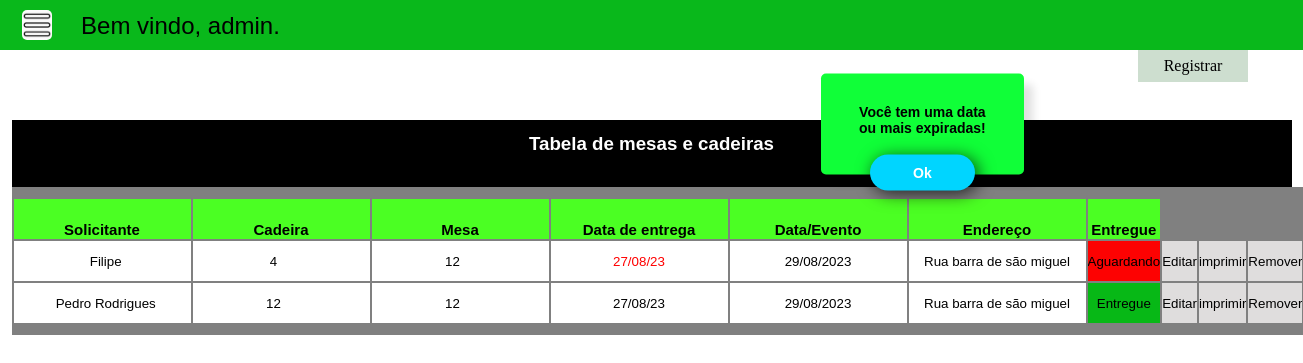
/main (signed in), run on the app's committed database.
### tables this page shows
CREATE TABLE `dados` (
  `id` int(11) NOT NULL,
  `Solicitante` varchar(255) NOT NULL,
  `Mesas` int(255) NOT NULL,
  `Cadeiras` int(255) NOT NULL,
  `Datas` varchar(255) NOT NULL,
  `Data/Evento` varchar(255) NOT NULL,
  `Endereco` varchar(255) NOT NULL,
  `Entregue` varchar(255) NOT NULL
);

### classes/mysql.php (called while the page is built)
<?php
	class MySql{
		private static $pdo;
		public static function conectar(){
			if(self::$pdo == null){
				try{
				self::$pdo = new PDO('mysql:host='.HOST.';dbname='.DATABASE,USER,PASSWORD,array(PDO::MYSQL_ATTR_INIT_COMMAND => "SET NAMES utf8"));
				self::$pdo->setAttribute(PDO::ATTR_ERRMODE,PDO::ERRMODE_EXCEPTION);
				}catch(Exception $e){
					echo '<h2>Erro ao conectar</h2>';
				}
			}
			return self::$pdo;
		}
	}
?>

### paginas/tabelaadm.php (the view, shortened to what this page needs)
<div class="tabela">
                <h3>Tabela de mesas e cadeiras</h3>
                <table>
                    <tr>
                        <th class="th">Solicitante</th>
                        <th class="th">Cadeira</th>
                        <th class="th">Mesa</th>
                        <th class="th">Data de entrega</th>
                        <th class="th">Data/Evento</th>
                        <th class="tablendere">Endereço</th>
                        <th class="th">Entregue</th>
                    </tr>
                    <?php
                        $sql3 = MySql::conectar()->prepare("SELECT * FROM `dados`");
                        $sql3->execute();
                        $tabela = $sql3->fetchAll();
                    ?>
                        <?php
                            foreach ($tabela as $key => $value){
                        ?>
                            <form action="" method="POST" class="formsele">
                                        <tr>
                                            <td><input class="sla" type="text" name="solicitante" value=" <?php echo $value['Solicitante']; ?>"></td>
                                            <td><input class="sla" type="number" name="cadeiras" value="<?php echo $value['Cadeiras'];?>"></td>
                                            <td><input class="sla" type="number" name="mesas" value="<?php echo $value['Mesas'];?>"></td>
                                            <td><?php dataexpirou($value['Datas'], $value['Entregue'], $value['Solicitante']); ?></td>
                                            <td><input class="sla" type="text" name="dataevento" value="<?php echo $value['Data/Evento'];?>"></td>
                                            <td class="tablendere"><input class="sla" type="text" name="endereco" value="<?php echo $value['Endereco'];?>"></td>
                                            <td>
                                                <input type="submit" value="<?php echo $value['Entregue']; ?>" name="entregue"/>
                                            </td>
                                            <td>
                                                <input type="submit" value="Editar" name="editar"/>
                                            </td>
                                            <td>
                                                <input type="submit" value="imprimir" name="imprimir"/>
                                            </td>
                                            <td>
                                                <input type="submit" value="Remover" name="remover"/>
                                            </td>
                                        </tr>
                                    </form>
                        <?php } ?>
                </table>
            </div>

### index.php
<?php
	include('config.php');
    $url = isset($_GET['url']) ? $_GET['url'] : 'login';
    if(file_exists('paginas/'.$url.'.php')){
        include('paginas/'.$url.'.php');
    }elseif ($url == "painel") {
		include('paginas/painel/index.php');
	}else{
		echo'<html>Essa pagina não existe volte <a href="'.INCLUDE_PATH.'login">Volte</a></html>'
	;}
 ?>

### paginas/main.php (shortened to what this page needs)
<html>
    <head>
        <link href="css/style.css" rel="stylesheet" />
    </head>
    <header>
        <div class="painel-login-mains">
            <div class="center">
                <div id="asb" style='background-color:white;'></div>
                <h2 class="user">
                    <?php echo "Bem vindo, ".$_SESSION['user'];?>.
                </h2>
            </div>
        </div>
        <div class="div-botao-formregistro">Registrar</div>
    </header>
    <body>
        <?php
            if ($_SESSION['user'] == 'admin') {
                include("tabelaadm.php");
            }else{
                include("tabelauser.php");
            }
        ?>
    </body>
</html>

### config.php (shortened to what this page needs)
<?php
    include('classes/mysql.php');
    function box(){
       echo '
        <div class="dataexpirou">
             <div style="margin-top: 30px;"></div>
             <p>Você tem uma data ou mais expiradas!</p>
             <div class="clexpirou">Ok</div>
         </div>
        ';
    }
    function dataexpirou($dataentrega = "Adicione uma data de entrega", $entregue = "", $solicitante){
        $dataatual = date('j/n/y');
        $data1 = explode('/', $dataatual);
        $data2 = explode('/', $dataentrega);
        if ($data1[2] > $data2[2] && $entregue == "Aguardando") {
            echo '<input class="sla" style="color:red" type="text" name="datas" value="'.$dataentrega.'"/>';
            box();
        }else{
            if($data1[2] == $data2[2] && $entregue == "Aguardando"){
                if ($data1[1] > $data2[1]) {
                    echo '<input class="sla" style="color:red" type="text" name="datas" value="'.$dataentrega.'"/>';
                    box();
                }elseif($data1[1] == $data2[1]) {
                    if ($data1[0] > $data2[0]){
                        echo '<input class="sla" style="color:red" type="text" name="datas" value="'.$dataentrega.'"/>';
                        box();
                    }else {
                        echo '<input class="sla" style="color:black" type="text" name="datas" value="'.$dataentrega.'"/>';
                    }
                }else {
                    echo '<input class="sla" style="color:black" type="text" name="datas" value="'.$dataentrega.'"/>';
                }
             }else {
                echo '<input class="sla" style="color:black" type="text" name="datas" value="'.$dataentrega.'"/>';
            }
        }
    }
?>

### css/style.css (style rules this page uses)
* { margin: 0; padding: 0; }
body,html { z-index: 0; height: 100%; }
.dataexpirou { height: 101px; background: rgb(16 255 56); text-align: center; max-width: 137px; margin: 0 auto; margin-top: -300px; padding: 0px 33px; border-radius: 5px; position: fixed; top: 4%; left: 63%; transform: translateY(-50%); width: 100%; transition: 0.5s; z-index: 1; opacity: 1; color: black; font-weight: bolder; box-shadow: 10px 10px 8px -1px rgba(0,0,0,0.12); -webkit-box-shadow: 10px 10px 8px -1px rgba(0,0,0,0.12); -moz-box-shadow: 10px 10px 8px -1px rgba(0,0,0,0.12); }
.clexpirou { width: 25px; padding: 10px 40px; background-color: #00d5ff; cursor: pointer; display: block; margin: 19px auto 0 auto; border-radius: 400px; text-align: center; color: white; box-shadow: 3px 3px 17px 0px rgba(0,0,0,0.75); -webkit-box-shadow: 3px 3px 17px 0px rgba(0,0,0,0.75); -moz-box-shadow: 3px 3px 17px 0px rgba(0,0,0,0.75); }
#asb { width: 30px; height: 30px; margin-bottom: -6px; margin-left: 10px; display: inline-block; cursor: pointer; background-image: url(../imagens/menu.png); background-position: center; background-size: cover; border-radius: 5px; }
.center { width: 100%; margin: 0 auto; max-width: 1280px; }
.painel-login-mains { background-color: rgb(9, 184, 27); padding: 10px 0px; position: fixed; top: 0; width: 100%; z-index: 2; }
.painel-login-mains .user { position: relative;top: 0;left: 0; display: inline-block; font-family: Arial, Helvetica, sans-serif; padding-left: 2%; font-weight: normal; }
.tabela { max-width: 1280px; width: 1280px; color: rgb(255, 255, 255); padding-left: 0px; margin: 120px auto; font-family: Arial, Helvetica, sans-serif; text-align: center; background-color: rgb(0, 0, 0); }
.tabela h3 { padding: 13px 0px; }
.tabela table { width: 100%; margin: 0 auto; padding: 10px 0px ; background-color: gray; }
table th { width: 740px; height: 40px; background-color: rgb(75, 255, 35); padding-top: 20px; text-align: center; font-size: 15px; }
table td { width: 740px; height: 20px; background: rgb(255 255 255); text-align: center; font-size: 14px; }
table .tablendere { width: 1000px; text-align: center; }
.tabela .sla { background-color: rgba(205, 222, 207, 0); text-align: center; border: 0px; }
.tabela table input[type='submit'] { width: 100%; height: 40px; cursor: pointer; border-radius: 0px; background: rgb(205, 222, 207); border: 0px solid black; }
.tabela table input[value="Aguardando"] { background: rgb(253, 2, 2); }
.tabela table input[value="Entregue"] { background: rgb(7, 184, 22); }
.tabela table input[value="Remover"] { background: rgb(223, 221, 221); }
.tabela table input[value="Editar"] { background: rgb(223, 221, 221); }
.tabela table input[value="imprimir"] { background: rgb(223, 221, 221); }
.div-botao-formregistro { display: inline-block; width: 100px; background: rgb(205, 222, 207); color: black; position: fixed; top: 50; right: 55px; cursor: pointer; padding: 7px 5px; text-align: center; }

### data on the page
dados: solicitante "Filipe", cadeiras "4", mesas "12", datas "27/08/23", dataevento "29/08/2023", endereco "Rua barra de são miguel", entregue "Aguardando"
dados: solicitante "Pedro Rodrigues", cadeiras "12", mesas "12", datas "27/08/23", dataevento "29/08/2023", endereco "Rua barra de são miguel", entregue "Entregue"

### other printed values
$_SESSION['user'] "admin"
